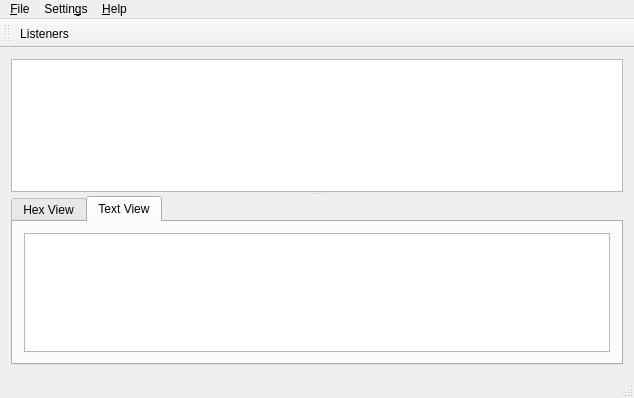
<?xml version="1.0" encoding="UTF-8"?>
<ui version="4.0">
 <class>MainWindow</class>
 <widget class="QMainWindow" name="MainWindow">
  <property name="geometry">
   <rect>
    <x>0</x>
    <y>0</y>
    <width>634</width>
    <height>398</height>
   </rect>
  </property>
  <property name="windowTitle">
   <string>BitSlinger</string>
  </property>
  <widget class="QWidget" name="centralWidget">
   <layout class="QHBoxLayout" name="horizontalLayout">
    <item>
     <widget class="QSplitter" name="splitter">
      <property name="orientation">
       <enum>Qt::Vertical</enum>
      </property>
      <widget class="JournalView" name="journalView">
       <property name="alternatingRowColors">
        <bool>true</bool>
       </property>
       <property name="rootIsDecorated">
        <bool>false</bool>
       </property>
      </widget>
      <widget class="QTabWidget" name="tabWidget">
       <property name="currentIndex">
        <number>1</number>
       </property>
       <widget class="QWidget" name="hexViewTab">
        <attribute name="title">
         <string>Hex View</string>
        </attribute>
        <layout class="QHBoxLayout" name="horizontalLayout_3">
         <item>
          <widget class="QHexEdit" name="hexView" native="true"/>
         </item>
        </layout>
       </widget>
       <widget class="QWidget" name="textViewTab">
        <attribute name="title">
         <string>Text View</string>
        </attribute>
        <layout class="QHBoxLayout" name="horizontalLayout_2">
         <item>
          <widget class="QPlainTextEdit" name="textView"/>
         </item>
        </layout>
       </widget>
      </widget>
     </widget>
    </item>
   </layout>
  </widget>
  <widget class="QMenuBar" name="menuBar">
   <property name="geometry">
    <rect>
     <x>0</x>
     <y>0</y>
     <width>634</width>
     <height>30</height>
    </rect>
   </property>
   <widget class="QMenu" name="menuBitslinger">
    <property name="title">
     <string>&amp;File</string>
    </property>
    <addaction name="action_Load_State"/>
    <addaction name="action_Save_State"/>
    <addaction name="separator"/>
    <addaction name="actionExit"/>
   </widget>
   <widget class="QMenu" name="menu_Options">
    <property name="title">
     <string>Settin&amp;gs</string>
    </property>
    <addaction name="action_Listeners"/>
    <addaction name="action_Options"/>
   </widget>
   <widget class="QMenu" name="menu_Help">
    <property name="title">
     <string>&amp;Help</string>
    </property>
    <addaction name="action_About"/>
   </widget>
   <addaction name="menuBitslinger"/>
   <addaction name="menu_Options"/>
   <addaction name="menu_Help"/>
  </widget>
  <widget class="QToolBar" name="mainToolBar">
   <attribute name="toolBarArea">
    <enum>TopToolBarArea</enum>
   </attribute>
   <attribute name="toolBarBreak">
    <bool>false</bool>
   </attribute>
   <addaction name="action_Listeners"/>
  </widget>
  <widget class="QStatusBar" name="statusBar"/>
  <action name="actionExit">
   <property name="text">
    <string>&amp;Exit</string>
   </property>
   <property name="shortcut">
    <string>Ctrl+Q</string>
   </property>
  </action>
  <action name="action_Load_State">
   <property name="text">
    <string>Open State...</string>
   </property>
  </action>
  <action name="action_Save_State">
   <property name="text">
    <string>Save State As...</string>
   </property>
  </action>
  <action name="action_Listeners">
   <property name="text">
    <string>&amp;Listeners...</string>
   </property>
  </action>
  <action name="action_Options">
   <property name="text">
    <string>&amp;Options...</string>
   </property>
  </action>
  <action name="action_About">
   <property name="text">
    <string>&amp;About...</string>
   </property>
  </action>
 </widget>
 <layoutdefault spacing="6" margin="11"/>
 <customwidgets>
  <customwidget>
   <class>QHexEdit</class>
   <extends>QWidget</extends>
   <header>qhexedit2/qhexedit.h</header>
   <container>1</container>
  </customwidget>
  <customwidget>
   <class>JournalView</class>
   <extends>QTreeView</extends>
   <header>journalview.h</header>
  </customwidget>
 </customwidgets>
 <resources/>
 <connections>
  <connection>
   <sender>actionExit</sender>
   <signal>triggered()</signal>
   <receiver>MainWindow</receiver>
   <slot>close()</slot>
   <hints>
    <hint type="sourcelabel">
     <x>-1</x>
     <y>-1</y>
    </hint>
    <hint type="destinationlabel">
     <x>316</x>
     <y>198</y>
    </hint>
   </hints>
  </connection>
 </connections>
</ui>
